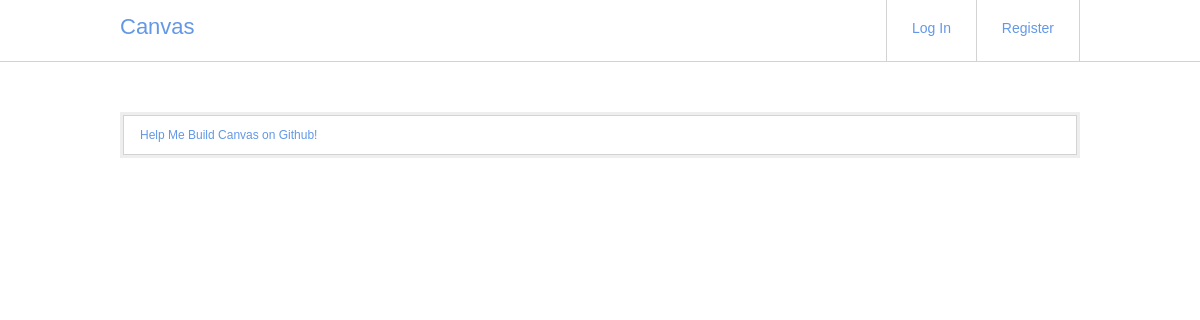
Before: / with the older database file.
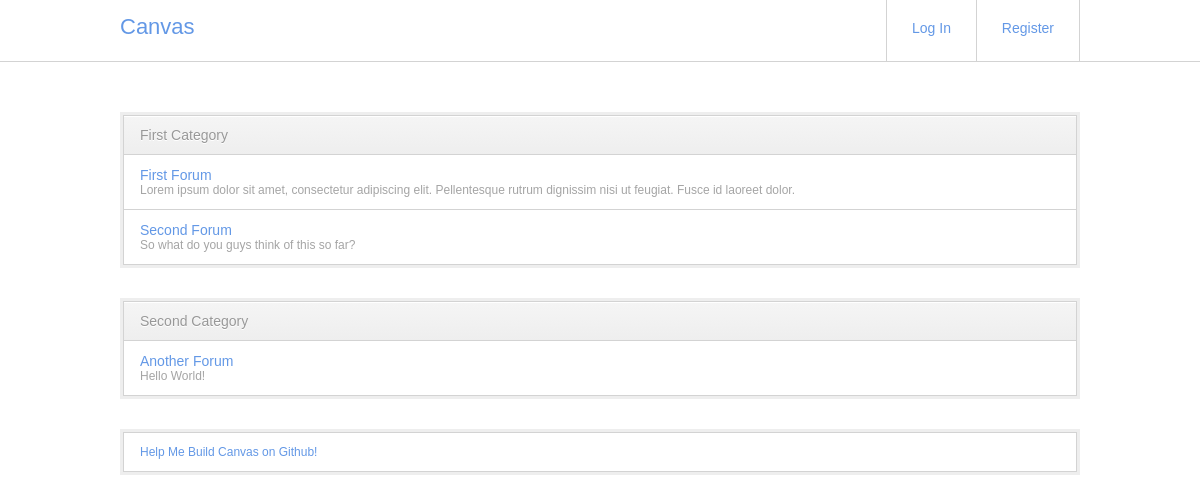
After: the same page with the newer database file.
### tables this page shows
CREATE TABLE IF NOT EXISTS `categories` (
  `id` int(11) NOT NULL AUTO_INCREMENT,
  `name` varchar(255) NOT NULL,
  PRIMARY KEY (`id`)
);

CREATE TABLE IF NOT EXISTS `forums` (
  `id` int(11) NOT NULL AUTO_INCREMENT,
  `fid` int(6) NOT NULL,
  `cid` int(11) NOT NULL,
  `name` varchar(255) NOT NULL,
  `description` text NOT NULL,
  PRIMARY KEY (`id`),
  UNIQUE KEY `fid` (`fid`)
);

### canvas/bootstrap.php (called while the page is built, shortened)
<?php
require APP . 'canvas.php';
include Router::getResource();
?>

### wires/boostrap.php (called while the page is built, shortened)
<?php
require APP . 'bootstrap.php';
?>

### index.php (called while the page is built, shortened)
<?php
require SYS . 'boostrap.php';
?>

### wires/config.php (called while the page is built, shortened)
<?php
class Configuration {
	private static $config = array();
	public static function load(){
		if(is_readable(APP . 'config.php')){
			static::$config = include APP . 'config.php';
		}
		else{
		}
	}
	public static function get($key){
		if(array_key_exists($key, static::$config)){
			return static::$config[$key];
		}
		else{
		}
	}
}
?>

### canvas/bases.php (called while the page is built, shortened)
<?php
return array(
	'root' => DS . Configuration::get('dir'),
	'canvas' => DS . Configuration::get('dir') . 'canvas' . DS,
	'theme' => DS . Configuration::get('dir') . 'themes' . DS . Configuration::get('theme') . DS
);
?>

### canvas/canvas.php (called while the page is built, shortened)
<?php
class Canvas {
	private static $bases = null;
	public static function getCategories(){
		return Fetcher::getCategories();
	}
	public static function getBase($type = 'root'){
		if(is_null(static::$bases)){
			static::$bases = require APP . 'bases.php';
		}
		return static::$bases[$type];
	}
	public static function checkUser(){
		return null;
	}
	public static function loggedIn(){
		return false;
	}
}
?>

### canvas/models/fetcher.php (called while the page is built, shortened)
<?php
class Fetcher {
	private static $categories = null;
	public static function getCategories(){
		if(!is_null(static::$categories)){
			return static::$categories;
		}
		else{
			$query = 'SELECT id, name FROM categories ORDER BY id ASC';
			$result = DB::queryObj($query, null);
			$result = $result->fetchAll(PDO::FETCH_CLASS, 'Category');
			static::$categories = $result;
			return is_null($result) ? array() : $result;
		}
	}
}
?>

### wires/database/db.php (called while the page is built, shortened)
<?php
class DB {
	private static $connection = null;
	public static function connect($config){
		try{
			$base = 'mysql:host=' . $config['host'] . ';port=' . $config['port'] . ';dbname=' . $config['name'];
			static::$connection = new PDO($base, $config['user'], $config['pass']);
		}
		catch(Exception $exception){
			Error::log($exception);
		}
	}
	public static function queryObj($query, $param){
		if(static::isConnected()){
			$query = static::$connection->prepare($query);
			if(!is_null($param) && is_array($param)){
				foreach($param as $key => $value){
					$query->bindValue($key, $value);
				}
			}
			$query->execute();
			return $query;
		}
		else{
			return null;
		}
	}
	public static function isConnected(){
		return static::$connection !== null;
	}
}
?>

### canvas/components/category.php (called while the page is built, shortened)
<?php
class Category {
	private $name;
	private $id;
	private $forums = array();
	public function getForums(){
		if(!is_null($this->forums) && count($this->forums)){
			return $this->forums;
		}
		else{
			$result = DB::queryObj('SELECT fid, name, description FROM forums WHERE cid = :cid', array('cid' => $this->id));
			$result = $result->fetchAll(PDO::FETCH_CLASS, 'Forum');
			$this->forums = $result;
			return is_null($result) ? array() : $result;
		}
	}
	public function getName(){
		return $this->name;
	}
}
?>

### canvas/components/forum.php (called while the page is built, shortened)
<?php
class Forum {
	private $name;
	private $fid;
	private $description;
	public function getName(){
		return $this->name;
	}
	public function getID(){
		return $this->fid;
	}
	public function getDescription(){
		return $this->description;
	}
}
?>

### themes/default/index.php (the view, shortened to what this page needs)
<!DOCTYPE html>
<html>
	<head>
		<?php include 'includes/head.php'; ?>
	</head>
	<body>
		<?php include 'includes/header.php'; ?>
		<section id="wrapper">
			<?php foreach(Canvas::getCategories() as $category): ?>
				<section class="wrap">
					<div class="innerwrap">
						<header>
							<h3><?php echo $category->getName(); ?></h3>
						</header>
						<section class="bodywrap">
							<?php foreach($category->getForums() as $forum): ?>
								<article class="row">
									<div>
										<header>
											<a href="<?php echo Canvas::getBase(); ?>forum/<?php echo $forum->getID(); ?>">
												<?php echo $forum->getName(); ?>
											</a>
										</header>
										<p>
											<?php echo $forum->getDescription(); ?>
										</p>
									</div>
								</article>
							<?php endforeach; ?>
						</section>
					</div>
				</section>
			<?php endforeach; ?>
			<section class="wrap">
				<div class="innerwrap">
					<section class="bodywrap">
						<article class="row">
							<a href="https://github.com/canvasforum/Canvas">Help Me Build Canvas on Github!</a>
						</article>
					</section>
				</div>
			</section>
		</section>
	</body>
</html>

### themes/default/includes/head.php (shortened to what this page needs)
<link rel="stylesheet" href="<?php echo Canvas::getBase('theme'); ?>css/font-awesome.min.css">
<link rel="stylesheet" href="<?php echo Canvas::getBase('theme'); ?>css/tipsy.css">
<link href="<?php echo Canvas::getBase('theme'); ?>css/default.css" rel="stylesheet" />

### themes/default/includes/header.php
<header id="head">
	<div>
		<aside>
			<a href="<?php echo Canvas::getBase(); ?>">Canvas</a>
		</aside>
		<nav>
			<?php if(Canvas::loggedIn()): ?>
				<a href="<?php echo Canvas::getBase() ?>profile/<?php echo Canvas::getUser()->getID(); ?>">View Profile</a>
				<a href="<?php echo Canvas::getBase() ?>preferences/">Preferences</a>
				<a href="<?php echo Canvas::getBase(); ?>logout">Log Out</a>
			<?php else: ?>
				<a href="<?php echo Canvas::getBase(); ?>login">Log In</a>
				<a href="<?php echo Canvas::getBase(); ?>register">Register</a>
			<?php endif; ?>
		</nav>
	</div>
</header>

### themes/default/css/default.css (style rules this page uses)
* { padding: 0px; margin: 0px; outline: none; word-wrap: break-word; }
html, body { font-family: Helvetica, Arial; font-size: 12px; webkit-font-smoothing: antialiased; }
a { color: #6398e6; text-decoration: none; }
#wrapper { max-width: 960px; margin: 50px auto; }
.wrap { background: #eee; padding: 3px; }
.innerwrap { border: 1px solid #d3d3d3; }
h3 { font-size: 14px; }
h1, h2, h3 { font-weight: 400; line-height: 1em; }
.innerwrap > header { background: #f5f5f5; background: -moz-linear-gradient(top, #f5f5f5 0%, #eeeeee 100%); background: -webkit-gradient(linear, left top, left bottom, color-stop(0%,#f5f5f5), color-stop(100%,#eeeeee)); background: -webkit-linear-gradient(top, #f5f5f5 0%,#eeeeee 100%); background: -o-linear-gradient(top, #f5f5f5 0%,#eeeeee 100%); background: -ms-linear-gradient(top, #f5f5f5 0%,#eeeeee 100%); background: linear-gradient(to bottom, #f5f5f5 0%,#eeeeee 100%); text-shadow: 0px 1px 0px #fff; box-shadow: 0px 1px 0px #fff inset; overflow: hidden; }
header h3 { color: #989898; margin: 0px; display: inline-block; float: left; padding: 12px 16px; }
.wrap + .wrap { margin-top: 30px; }
header + .bodywrap .row, .row + .row, .postinfo + .bodywrap .row { border-top: 1px solid #d3d3d3; }
.row { padding: 12px 16px; background: #fff; }
.row header a { font-size: 14px; }
.row p, .row span, form label, .row time, #recentactivity { color: #a5a5a5; }
#head { border-bottom: 1px solid #d3d3d3; overflow: auto; font-size: 14px; margin-bottom: 50px; }
#head aside { float: left; position: relative; top: 14px; font-size: 22px; }
#head nav { float: right; }
#head div { width: 960px; margin: 0px auto; }
#head nav { border-right: 1px solid #d3d3d3; }
#head nav a { border-left: 1px solid #d3d3d3; display: inline-block; padding: 20px 25px 25px; }
#head nav a + a { margin-left: -4px; }

Changed rows visible on the page:
added categories: name "First Category"
added forums: name "First Forum", description "Lorem ipsum dolor sit amet, consectetur adipiscing elit. Pellentesque rutrum dignissim nisi ut feugiat. Fusce id laoreet dolor.", shown under "First Category"
added forums: name "Second Forum", description "So what do you guys think of this so far?", shown under "First Category"
added categories: name "Second Category"
added forums: name "Another Forum", description "Hello World!", shown under "Second Category"
